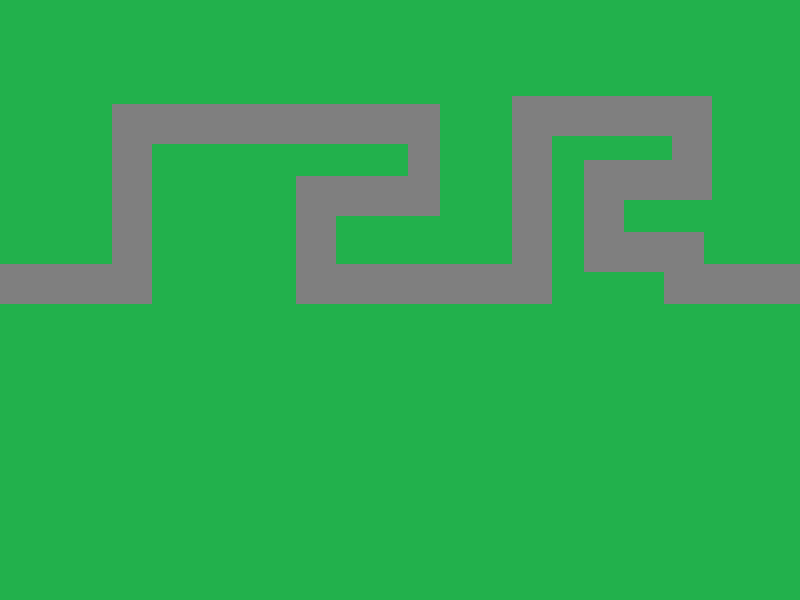

A level layout from a 2D game, rendered from its tile map. Below: a short description, then the map file with tile-grid data replaced by summaries:
An orthogonal 100x75 tile map with 8x8 px tiles, 3 tile layers (special, grass, road), 2 tilesets.

<map version="1.0" orientation="orthogonal" width="100" height="75" tilewidth="8" tileheight="8" backgroundcolor="#000000">
 <tileset firstgid="1" name="specials" tilewidth="8" tileheight="8">
  <image source="specials.png" width="24" height="16" />
  <tile id="1">
   <properties>
    <property name="direction" value="right" />
    <property name="move" value="true" />
   </properties>
  </tile>
  <tile id="2">
   <properties>
    <property name="direction" value="down" />
    <property name="move" value="true" />
   </properties>
  </tile>
  <tile id="4">
   <properties>
    <property name="direction" value="up" />
    <property name="move" value="true" />
   </properties>
  </tile>
  <tile id="5">
   <properties>
    <property name="direction" value="left" />
    <property name="move" value="true" />
   </properties>
  </tile>
 </tileset>
 <tileset firstgid="7" name="road" tilewidth="8" tileheight="8">
  <image source="road.png" width="40" height="9" />
  <tile id="3">
   <properties>
    <property name="solid" value="true" />
   </properties>
  </tile>
 </tileset>
 <layer name="special" width="100" height="75">
  <properties>
   <property name="specialMask" value="true" />
  </properties>
  <data>[7500 cells, 14 non-empty, 4 distinct tile ids]</data>
 </layer>
 <layer name="grass" width="100" height="75">
  <data>[7500 cells, 7500 non-empty, 1 distinct tile ids]</data>
 </layer>
 <layer name="road" width="100" height="75">
  <data>[7500 cells, 1146 non-empty, 1 distinct tile ids]</data>
 </layer>
</map>
